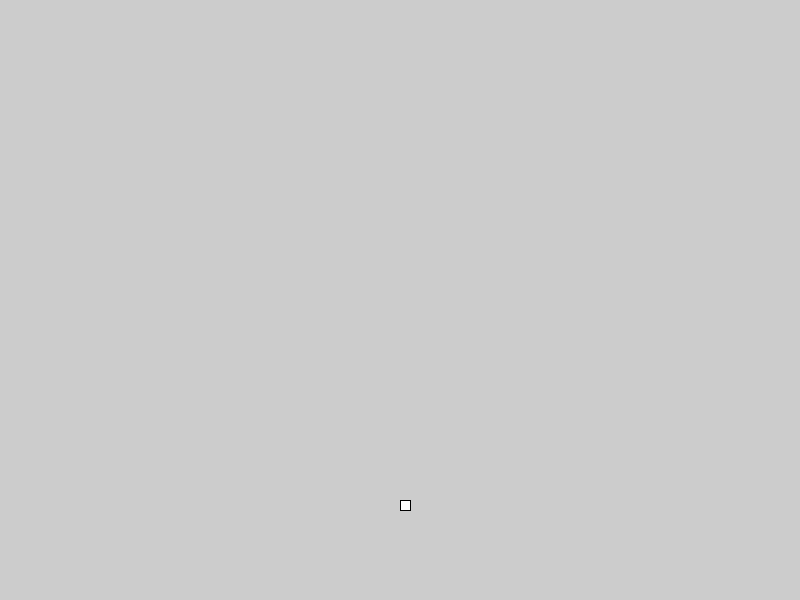
Frame 1 (no input)
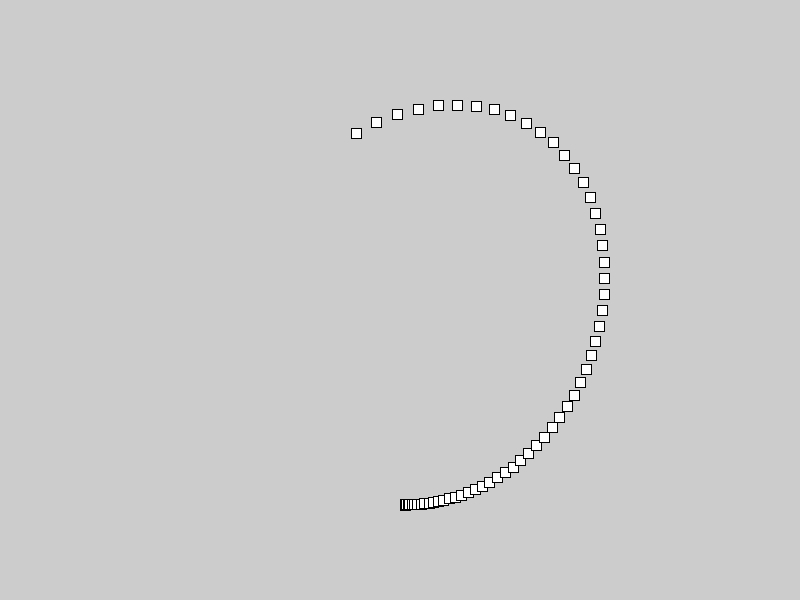
Frame 60 (the mouse pressed at the canvas centre just before this capture)
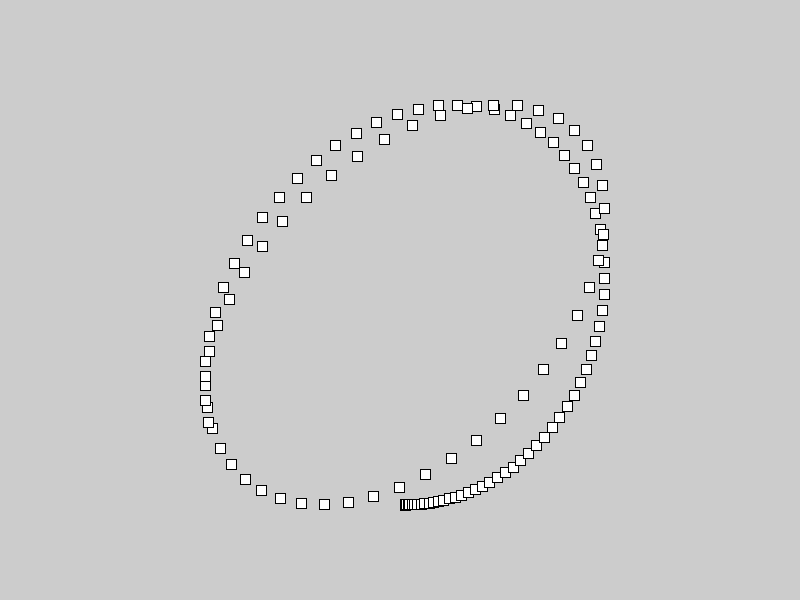
Frame 120 (the mouse held since frame 60 and released just before this capture)

The Processing sketch that drew these frames (run headless with seeded random() and noise(); from frame 60 on, the mouse is pressed at the canvas centre):

// Processing sketch: sketch_151210l
// ── sketch_151210l.pde
//frequency modulation
void setup() {
  size(800, 600);
}
void draw() {
  //background(0);
  float x= sin(frameCount*(sin(frameCount*0.01)*0.1));
  float y= cos(frameCount*(sin(frameCount*0.011)*0.1));
  
  rect(width*0.5 + (x*200), height*0.5 + (y*200), 10, 10);
}
